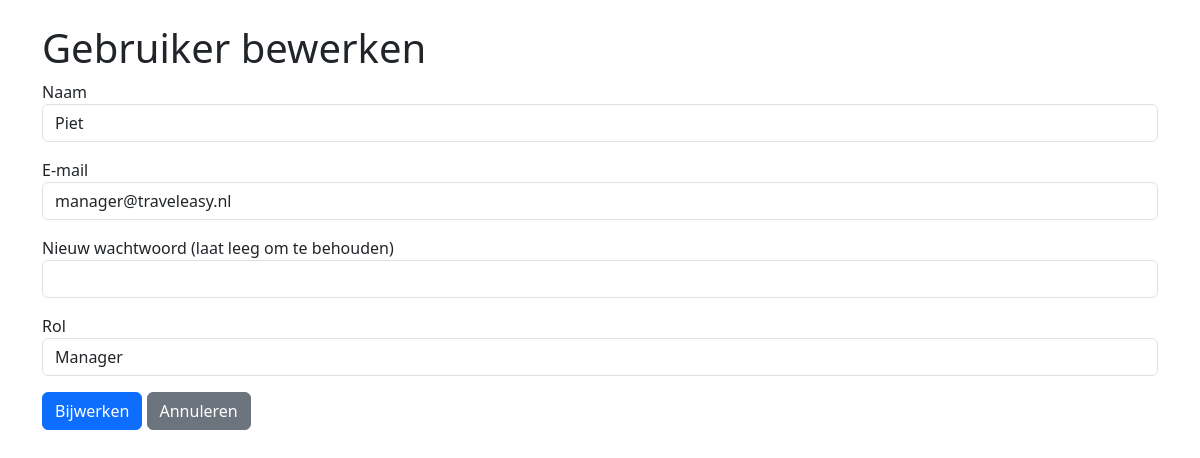
Screenshot of /users/edit/2 (signed in) with the database file from the repository.
### tables this page shows
CREATE TABLE users (
    id INT AUTO_INCREMENT PRIMARY KEY,
    name VARCHAR(100) NOT NULL,
    email VARCHAR(100) NOT NULL UNIQUE,
    password_hash VARCHAR(255) NOT NULL,
    role_id INT NOT NULL,
    created_at TIMESTAMP DEFAULT CURRENT_TIMESTAMP,
    FOREIGN KEY (role_id) REFERENCES roles(id) ON DELETE RESTRICT
);

CREATE TABLE roles (
    id INT AUTO_INCREMENT PRIMARY KEY,
    name VARCHAR(50) NOT NULL UNIQUE
);

### app/Controllers/UserController.php (called while the page is built, shortened)
<?php
require_once __DIR__ . '/../Models/User.php';
class UserController
{
    private $userModel;
    private $pdo;
    public function __construct($pdo)
    {
        $this->pdo = $pdo;
        $this->userModel = new User($pdo);
    }
    public function edit($id)
    {
        $user = $this->userModel->findById($id);
        try {
            $stmt = $this->pdo->query("SELECT id, name FROM roles");
            $roles = $stmt->fetchAll(PDO::FETCH_ASSOC);
        } catch (PDOException $e) {
            error_log("Roles ophalen mislukt: " . $e->getMessage());
            $roles = [];
        }
        require PROJECT_ROOT . 'Views' . DIRECTORY_SEPARATOR . 'users' . DIRECTORY_SEPARATOR . 'edit.php';
    }
}

### public/index.php (called while the page is built, shortened)
<?php
require_once PROJECT_ROOT . 'config' . DIRECTORY_SEPARATOR . 'web.php';

### app/Models/User.php (called while the page is built, shortened)
<?php
class User
{
    private $pdo;
    public function __construct($pdo)
    {
        $this->pdo = $pdo;
    }
    public function findById($id)
    {
        try {
            $stmt = $this->pdo->prepare("SELECT * FROM users WHERE id = :id");
            $stmt->execute(['id' => $id]);
            return $stmt->fetch(PDO::FETCH_ASSOC);
        } catch (PDOException $e) {
            error_log("User::findById error: " . $e->getMessage());
            return false;
        }
    }
}

### Views/users/edit.php (the view, shortened to what this page needs)
<!DOCTYPE html>
<html>
<head>
    <link href="https://cdn.jsdelivr.net/npm/bootstrap@5.3.0/dist/css/bootstrap.min.css" rel="stylesheet">
</head>
<body>
<div class="container mt-4">
    <h1>Gebruiker bewerken</h1>
    <form method="POST" action="/users/edit/<?= $user['id'] ?>">
        <div class="mb-3"><label>Naam</label><input type="text" name="name" class="form-control" value="<?= $_SESSION['old_input']['name'] ?? $user['name'] ?>" required></div>
        <div class="mb-3"><label>E-mail</label><input type="email" name="email" class="form-control" value="<?= $_SESSION['old_input']['email'] ?? $user['email'] ?>" required></div>
        <div class="mb-3"><label>Nieuw wachtwoord (laat leeg om te behouden)</label><input type="password" name="password" class="form-control"></div>
        <div class="mb-3"><label>Rol</label><select name="role_id" class="form-control" required>
            <?php foreach ($roles as $role): ?>
                <option value="<?= $role['id'] ?>" <?= ($role['id'] == $user['role_id']) ? 'selected' : '' ?>><?= htmlspecialchars($role['name']) ?></option>
            <?php endforeach; ?>
        </select></div>
        <button type="submit" class="btn btn-primary">Bijwerken</button>
        <a href="/users" class="btn btn-secondary">Annuleren</a>
    </form>
</div>
</body>
</html>

### rows the page displays
users: name "Piet", email "manager@traveleasy.nl", role_id "Manager"
